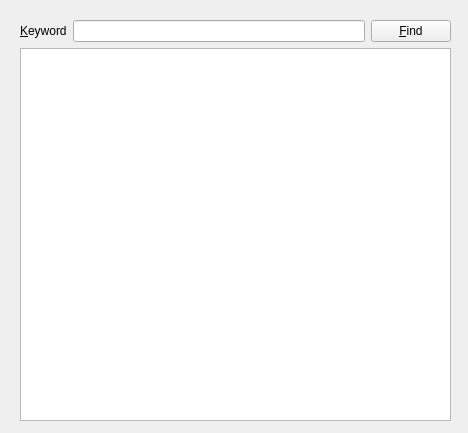
<?xml version="1.0" encoding="UTF-8"?>
<ui version="4.0">
 <class>TextFinder</class>
 <widget class="QWidget" name="TextFinder">
  <property name="geometry">
   <rect>
    <x>0</x>
    <y>0</y>
    <width>468</width>
    <height>433</height>
   </rect>
  </property>
  <property name="windowTitle">
   <string>Form</string>
  </property>
  <widget class="QWidget" name="layoutWidget">
   <property name="geometry">
    <rect>
     <x>20</x>
     <y>20</y>
     <width>431</width>
     <height>401</height>
    </rect>
   </property>
   <layout class="QVBoxLayout" name="verticalLayout">
    <item>
     <layout class="QHBoxLayout" name="horizontalLayout">
      <item>
       <widget class="QLabel" name="label">
        <property name="text">
         <string>&amp;Keyword</string>
        </property>
        <property name="buddy">
         <cstring>findText</cstring>
        </property>
       </widget>
      </item>
      <item>
       <widget class="QLineEdit" name="findText"/>
      </item>
      <item>
       <widget class="QPushButton" name="findButton">
        <property name="text">
         <string>&amp;Find</string>
        </property>
       </widget>
      </item>
     </layout>
    </item>
    <item>
     <widget class="QTextEdit" name="textEdit"/>
    </item>
   </layout>
  </widget>
 </widget>
 <tabstops>
  <tabstop>findText</tabstop>
  <tabstop>findButton</tabstop>
  <tabstop>textEdit</tabstop>
 </tabstops>
 <resources/>
 <connections/>
</ui>
